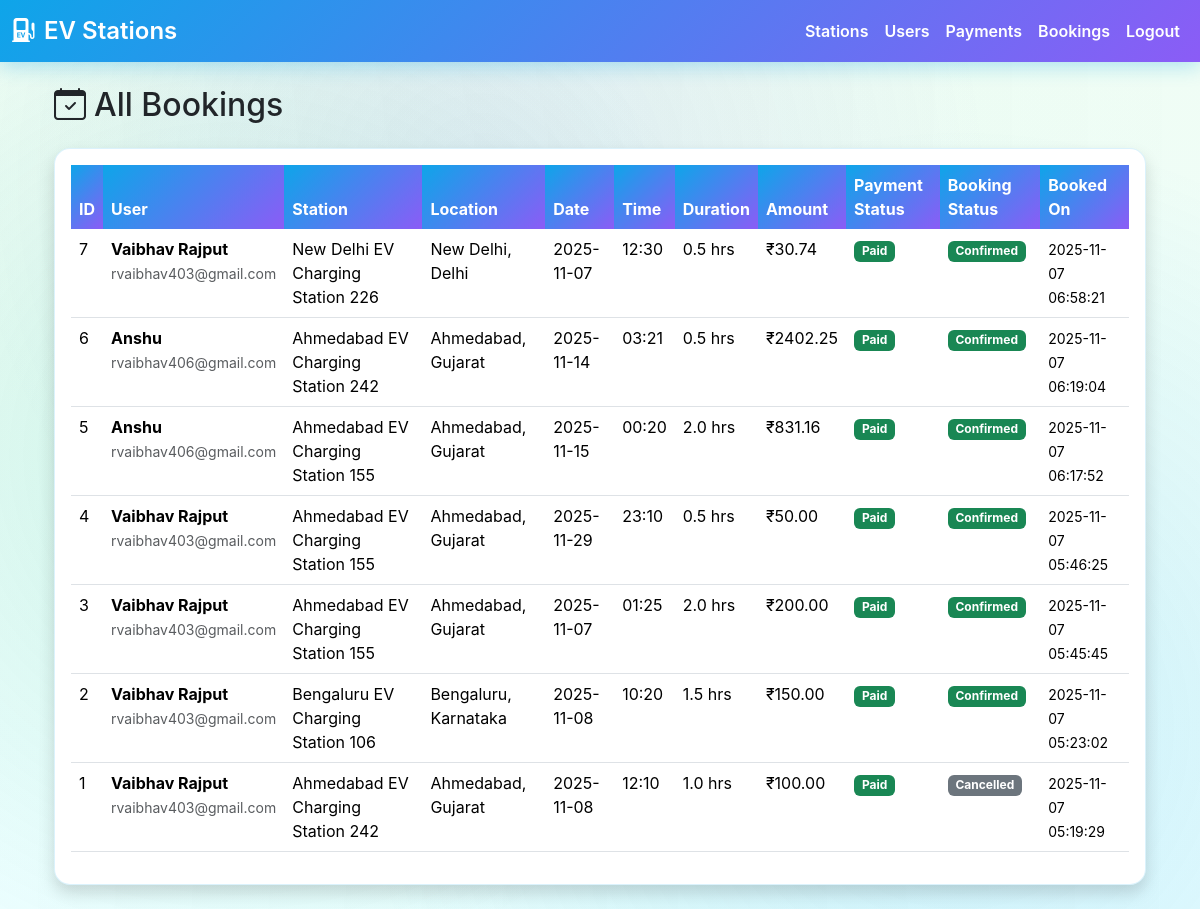
The app's page /admin/bookings (signed in), older data.
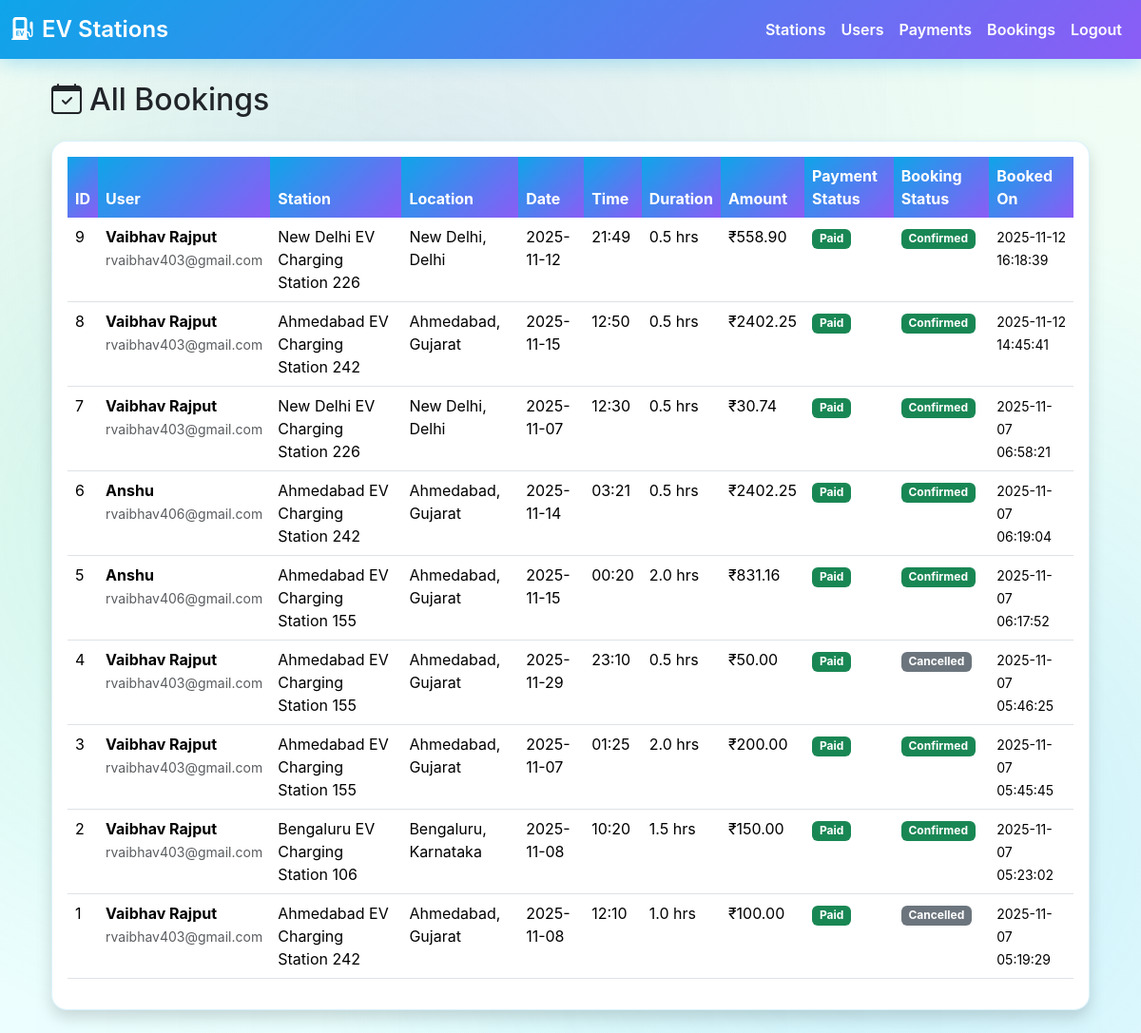
The same page, newer data.
### tables this page shows
CREATE TABLE bookings (
  id INTEGER PRIMARY KEY AUTOINCREMENT,
  user_id INTEGER NOT NULL,
  station_id TEXT NOT NULL,
  booking_date DATE NOT NULL,
  booking_time TEXT NOT NULL,
  duration_hours REAL NOT NULL,
  total_amount REAL NOT NULL,
  payment_status TEXT DEFAULT 'pending',
  booking_status TEXT DEFAULT 'confirmed',
  created_at TIMESTAMP DEFAULT CURRENT_TIMESTAMP,
  FOREIGN KEY (user_id) REFERENCES users(id),
  FOREIGN KEY (station_id) REFERENCES ev_charging_stations_reduced(station_id)
);

CREATE TABLE users (
  id INTEGER PRIMARY KEY AUTOINCREMENT,
  name TEXT NOT NULL,
  email TEXT UNIQUE NOT NULL,
  password_hash TEXT NOT NULL,
  created_at TIMESTAMP DEFAULT CURRENT_TIMESTAMP
);

CREATE TABLE ev_charging_stations_reduced (
  station_id TEXT,
  name TEXT,
  operator TEXT,
  state TEXT,
  city TEXT,
  pincode TEXT,
  charger_types TEXT,
  number_of_chargers TEXT,
  power_kW_each TEXT,
  price_per_kWh_INR TEXT,
  tariff_type TEXT,
  payment_methods TEXT,
  opening_hours TEXT,
  contact_number TEXT,
  email TEXT,
  station_rating TEXT,
  num_reviews TEXT,
  parking_spaces TEXT,
  amenities TEXT,
  reservation_supported TEXT,
  fast_charging_supported TEXT,
  nearby_landmark TEXT,
  uptime_percent TEXT,
  status TEXT, latitude REAL, longitude REAL,
  PRIMARY KEY (station_id)
);

### flask_app/routes.py (the view)
@bp.route("/admin/bookings")
def admin_bookings():
    if not require_admin():
        return f.redirect(f.url_for("main.admin_login"))
    bookings = get_all_bookings()
    return f.render_template("admin_bookings.html", bookings=bookings)

### app_db.py (called while the page is built)
def get_conn():
    DB_PATH.parent.mkdir(parents=True, exist_ok=True)
    return sqlite3.connect(DB_PATH)

### flask_app/routes.py (called while the page is built)
def require_admin():
    if not f.session.get("is_admin"):
        f.flash("Admin login required", "warning")
        return False
    return True

### templates/admin_bookings.html (shortened to what this page needs)
{% extends "base.html" %}
{% block content %}
<div class="container-fluid mt-4">
  <h2 class="mb-4"><i class="bi bi-calendar-check me-2"></i>All Bookings</h2>
  {% if bookings %}
  <div class="card shadow">
    <div class="card-body">
      <div class="table-responsive">
        <table class="table table-hover">
          <thead class="table-primary">
            <tr>
              <th>ID</th>
              <th>User</th>
              <th>Station</th>
              <th>Location</th>
              <th>Date</th>
              <th>Time</th>
              <th>Duration</th>
              <th>Amount</th>
              <th>Payment Status</th>
              <th>Booking Status</th>
              <th>Booked On</th>
            </tr>
          </thead>
          <tbody>
            {% for booking in bookings %}
            <tr>
              <td>{{ booking.id }}</td>
              <td>
                <strong>{{ booking.user_name }}</strong><br>
                <small class="text-muted">{{ booking.user_email }}</small>
              </td>
              <td>{{ booking.station_name }}</td>
              <td>{{ booking.city }}, {{ booking.state }}</td>
              <td>{{ booking.booking_date }}</td>
              <td>{{ booking.booking_time }}</td>
              <td>{{ booking.duration_hours }} hrs</td>
              <td>₹{{ "%.2f"|format(booking.total_amount) }}</td>
              <td>
                {% if booking.payment_status == 'paid' %}
                  <span class="badge bg-success">Paid</span>
                {% else %}
                  <span class="badge bg-warning text-dark">Pending</span>
                {% endif %}
              </td>
              <td>
                {% if booking.booking_status == 'confirmed' %}
                  <span class="badge bg-success">Confirmed</span>
                {% elif booking.booking_status == 'cancelled' %}
                  <span class="badge bg-secondary">Cancelled</span>
                {% else %}
                  <span class="badge bg-warning text-dark">{{ booking.booking_status }}</span>
                {% endif %}
              </td>
              <td><small>{{ booking.created_at }}</small></td>
            </tr>
            {% endfor %}
          </tbody>
        </table>
      </div>
    </div>
  </div>
  {% else %}
  <div class="alert alert-info">
    <i class="bi bi-info-circle me-2"></i>No bookings yet
  </div>
  {% endif %}
</div>
{% endblock %}

Row changes from the older to the newer data that the page shows:
added bookings: id "9", user_name "Vaibhav Rajput", user_email "rvaibhav403@gmail.com", station_name "New Delhi EV Charging Station 226", city "New Delhi", state "Delhi", booking_date "2025-11-12", booking_time "21:49", duration_hours "0.5", total_amount "558.90", payment_status "Paid", booking_status "Confirmed", created_at "2025-11-12 16:18:39"
added bookings: id "8", user_name "Vaibhav Rajput", user_email "rvaibhav403@gmail.com", station_name "Ahmedabad EV Charging Station 242", city "Ahmedabad", state "Gujarat", booking_date "2025-11-15", booking_time "12:50", duration_hours "0.5", total_amount "2402.25", payment_status "Paid", booking_status "Confirmed", created_at "2025-11-12 14:45:41"
changed bookings id 4: booking_status "Confirmed" → "Cancelled"
